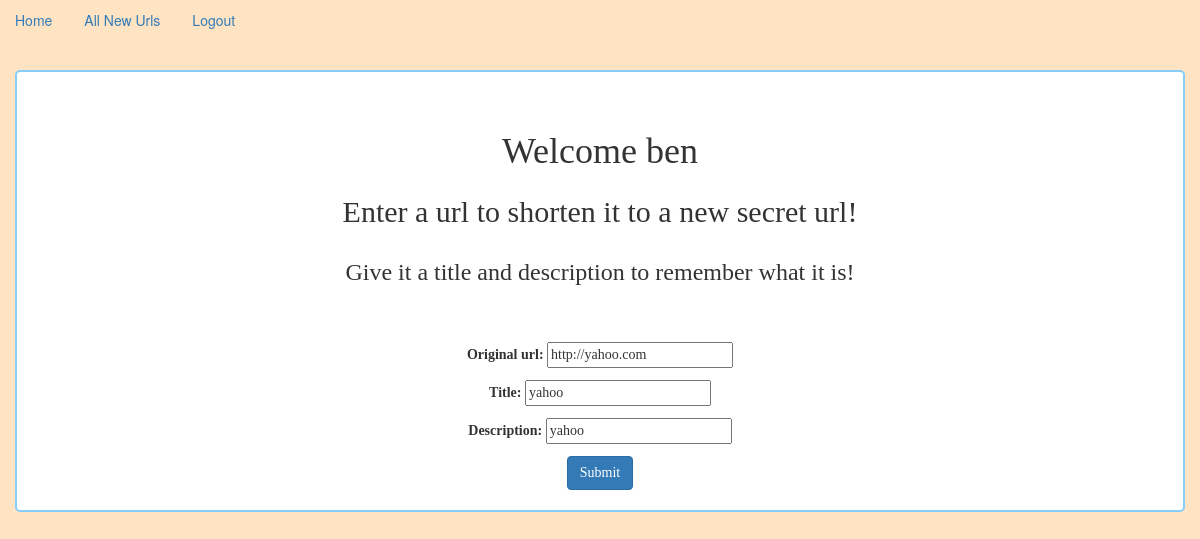
The page /update/74/ (signed in) on the database its author committed.
### url_app/models.py (models this page shows, shortened)
class Bookmark(models.Model):
    original_url = models.URLField()
    title = models.CharField(max_length=30)
    description = models.CharField(max_length=100)
    shortened_url = models.CharField(max_length=100)
    timestamp = models.DateTimeField(auto_now_add=True)
    user = models.ForeignKey(User)
    class Meta:
        ordering = ['-timestamp']

### url_app/views.py (the view, shortened to what this page needs)
# urls.py: url(r'^update/(?P<pk>\d+)/$', BookmarkUpdateView.as_view(), name="update_view"),
class BookmarkUpdateView(UpdateView):
    model = Bookmark
    fields = ('original_url', 'title', 'description')

### templates/url_app/bookmark_form.html (shortened to what this page needs)
{% extends 'base.html' %}
{% block content %}
{% if request.user.is_authenticated %}
<h1>Welcome {{ request.user }}</h1>
<h2>Enter a url to shorten it to a new secret url!</h2>
<h3>Give it a title and description to remember what it is!</h3>
<br><br>
<form action="" method="post">
    {{ form.as_p }}
<button type="submit" class="btn btn-primary">Submit</button>
</form>
{% else %}
    <br><br>
    <h1><a href="{% url 'login' %}">Login To Start The Fun!</a></h1>
{% endif %}
{% endblock %}

### url_app/static/style.css (style rules this page uses)
.colors { background-color: bisque; }
.container h2,h3 { line-height: 40px; }

### rows shown on the page
Bookmark: original_url "http://yahoo.com", title "yahoo", description "yahoo"

### other values the page prints
{{ request.user }} "ben"
